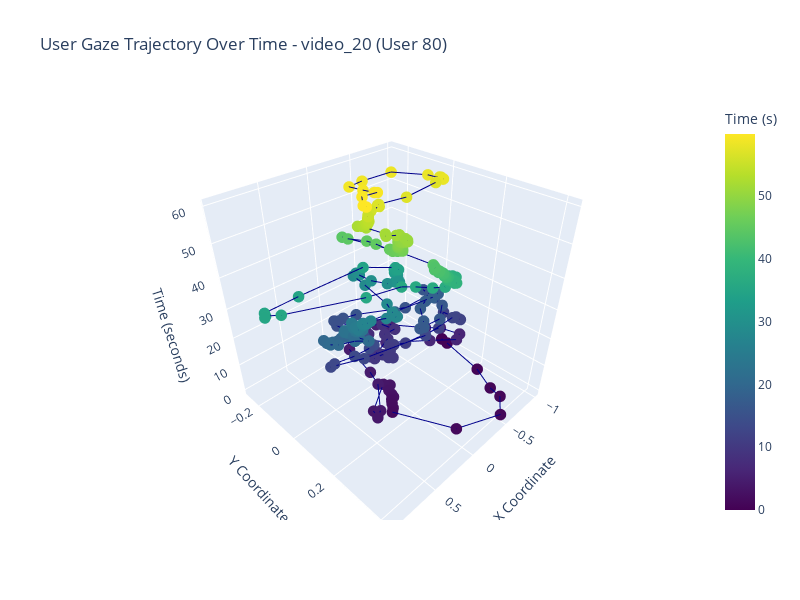
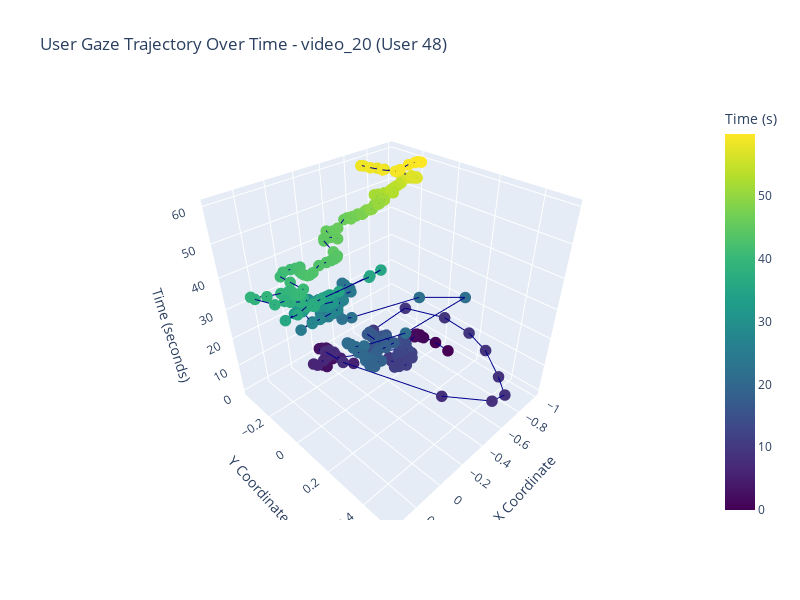
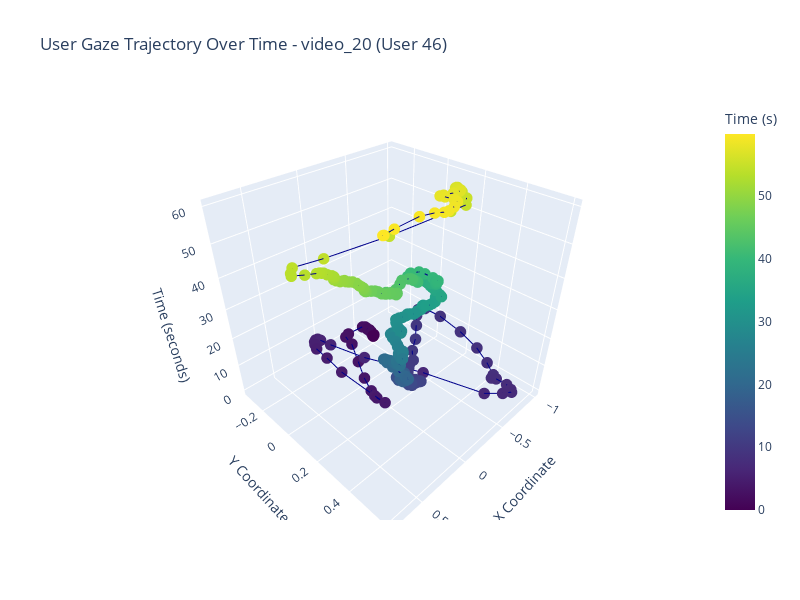
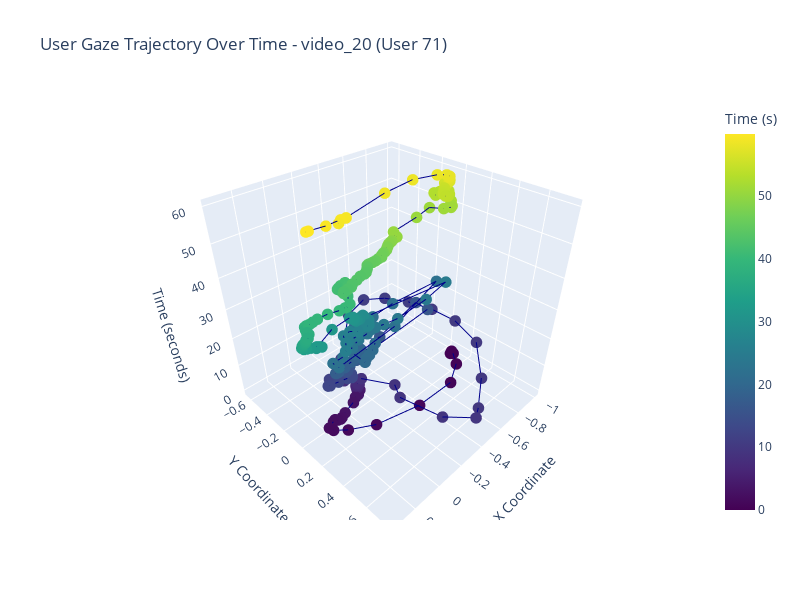

The cell these charts' notebook holds for them, in order:
### Code cell
plot_3D_trajectory_with_time(datasets_folder,'Jin_22', 'video_20')

### Figure 1 — Plotly figure (JSON) as saved in the notebook; plotly's stock layout.template omitted (floating-point values rounded to 4 significant figures; data arrays with more than 128 entries replaced by an {"elided": "..."} marker saying what was removed)
{"data": [{"line": {"color": "darkblue", "width": 2}, "marker": {"color": {"elided": "301 float values"}, "colorbar": {"title": {"text": "Time (s)"}}, "colorscale": [[0, "#440154"], [0.1111, "#482878"], [0.2222, "#3e4989"], [0.3333, "#31688e"], [0.4444, "#26828e"], [0.5556, "#1f9e89"], [0.6667, "#35b779"], [0.7778, "#6ece58"], [0.8889, "#b5de2b"], [1, "#fde725"]], "size": 4}, "mode": "lines+markers", "name": "User 80", "type": "scatter3d", "x": {"elided": "301 float values"}, "y": {"elided": "301 float values"}, "z": {"elided": "301 float values"}}], "layout": {"height": 600, "scene": {"xaxis": {"title": {"text": "X Coordinate"}}, "yaxis": {"title": {"text": "Y Coordinate"}}, "zaxis": {"title": {"text": "Time (seconds)"}}}, "title": {"text": "User Gaze Trajectory Over Time - video_20 (User 80)"}, "width": 800}}

### Figure 2 — Plotly figure (JSON) as saved in the notebook; plotly's stock layout.template omitted (floating-point values rounded to 4 significant figures; data arrays with more than 128 entries replaced by an {"elided": "..."} marker saying what was removed)
{"data": [{"line": {"color": "darkblue", "width": 2}, "marker": {"color": {"elided": "301 float values"}, "colorbar": {"title": {"text": "Time (s)"}}, "colorscale": [[0, "#440154"], [0.1111, "#482878"], [0.2222, "#3e4989"], [0.3333, "#31688e"], [0.4444, "#26828e"], [0.5556, "#1f9e89"], [0.6667, "#35b779"], [0.7778, "#6ece58"], [0.8889, "#b5de2b"], [1, "#fde725"]], "size": 4}, "mode": "lines+markers", "name": "User 48", "type": "scatter3d", "x": {"elided": "301 float values"}, "y": {"elided": "301 float values"}, "z": {"elided": "301 float values"}}], "layout": {"height": 600, "scene": {"xaxis": {"title": {"text": "X Coordinate"}}, "yaxis": {"title": {"text": "Y Coordinate"}}, "zaxis": {"title": {"text": "Time (seconds)"}}}, "title": {"text": "User Gaze Trajectory Over Time - video_20 (User 48)"}, "width": 800}}

### Figure 3 — Plotly figure (JSON) as saved in the notebook; plotly's stock layout.template omitted (floating-point values rounded to 4 significant figures; data arrays with more than 128 entries replaced by an {"elided": "..."} marker saying what was removed)
{"data": [{"line": {"color": "darkblue", "width": 2}, "marker": {"color": {"elided": "301 float values"}, "colorbar": {"title": {"text": "Time (s)"}}, "colorscale": [[0, "#440154"], [0.1111, "#482878"], [0.2222, "#3e4989"], [0.3333, "#31688e"], [0.4444, "#26828e"], [0.5556, "#1f9e89"], [0.6667, "#35b779"], [0.7778, "#6ece58"], [0.8889, "#b5de2b"], [1, "#fde725"]], "size": 4}, "mode": "lines+markers", "name": "User 46", "type": "scatter3d", "x": {"elided": "301 float values"}, "y": {"elided": "301 float values"}, "z": {"elided": "301 float values"}}], "layout": {"height": 600, "scene": {"xaxis": {"title": {"text": "X Coordinate"}}, "yaxis": {"title": {"text": "Y Coordinate"}}, "zaxis": {"title": {"text": "Time (seconds)"}}}, "title": {"text": "User Gaze Trajectory Over Time - video_20 (User 46)"}, "width": 800}}

### Figure 4 — Plotly figure (JSON) as saved in the notebook; plotly's stock layout.template omitted (floating-point values rounded to 4 significant figures; data arrays with more than 128 entries replaced by an {"elided": "..."} marker saying what was removed)
{"data": [{"line": {"color": "darkblue", "width": 2}, "marker": {"color": {"elided": "301 float values"}, "colorbar": {"title": {"text": "Time (s)"}}, "colorscale": [[0, "#440154"], [0.1111, "#482878"], [0.2222, "#3e4989"], [0.3333, "#31688e"], [0.4444, "#26828e"], [0.5556, "#1f9e89"], [0.6667, "#35b779"], [0.7778, "#6ece58"], [0.8889, "#b5de2b"], [1, "#fde725"]], "size": 4}, "mode": "lines+markers", "name": "User 71", "type": "scatter3d", "x": {"elided": "301 float values"}, "y": {"elided": "301 float values"}, "z": {"elided": "301 float values"}}], "layout": {"height": 600, "scene": {"xaxis": {"title": {"text": "X Coordinate"}}, "yaxis": {"title": {"text": "Y Coordinate"}}, "zaxis": {"title": {"text": "Time (seconds)"}}}, "title": {"text": "User Gaze Trajectory Over Time - video_20 (User 71)"}, "width": 800}}
